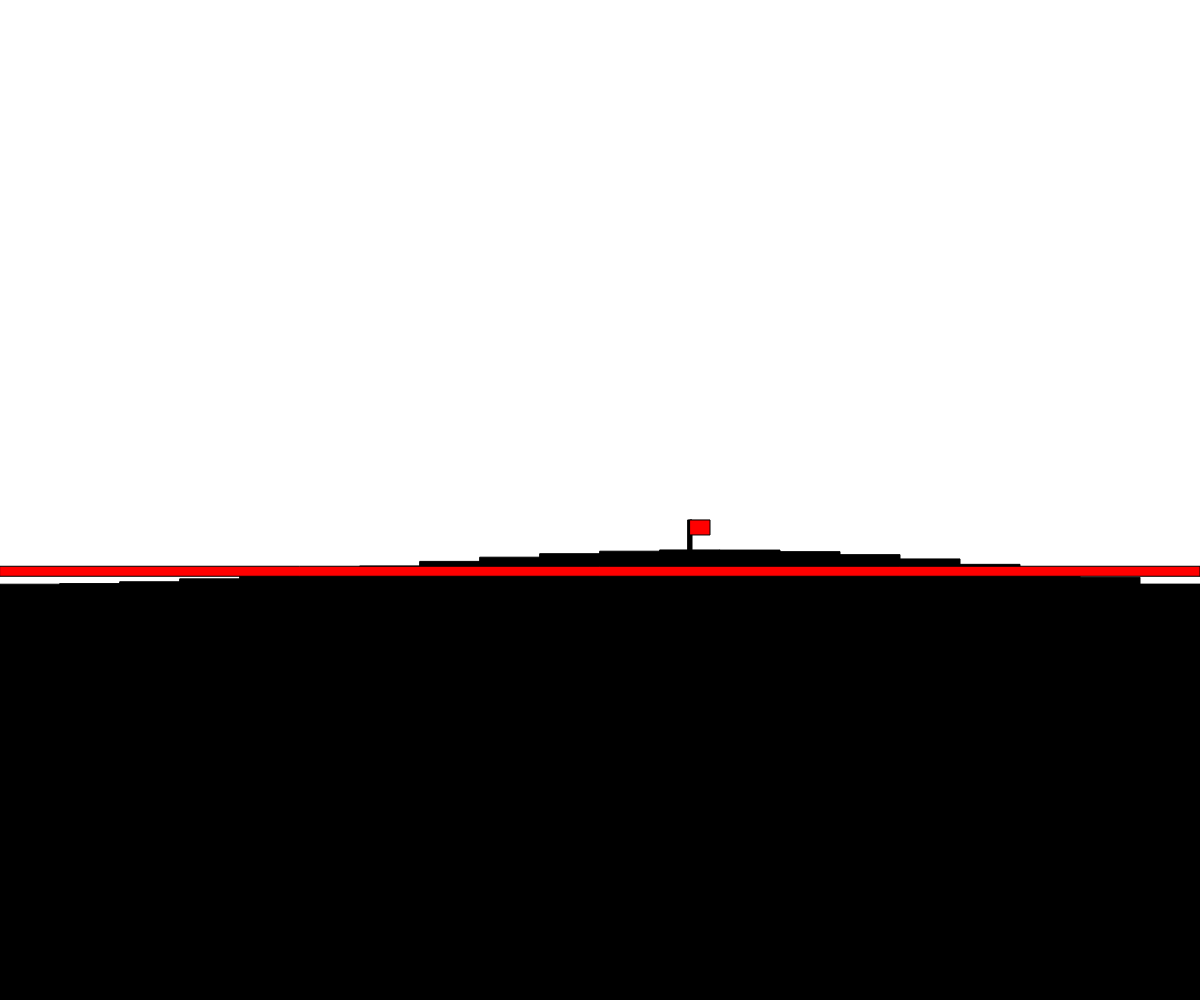
Frame 1 (no input)
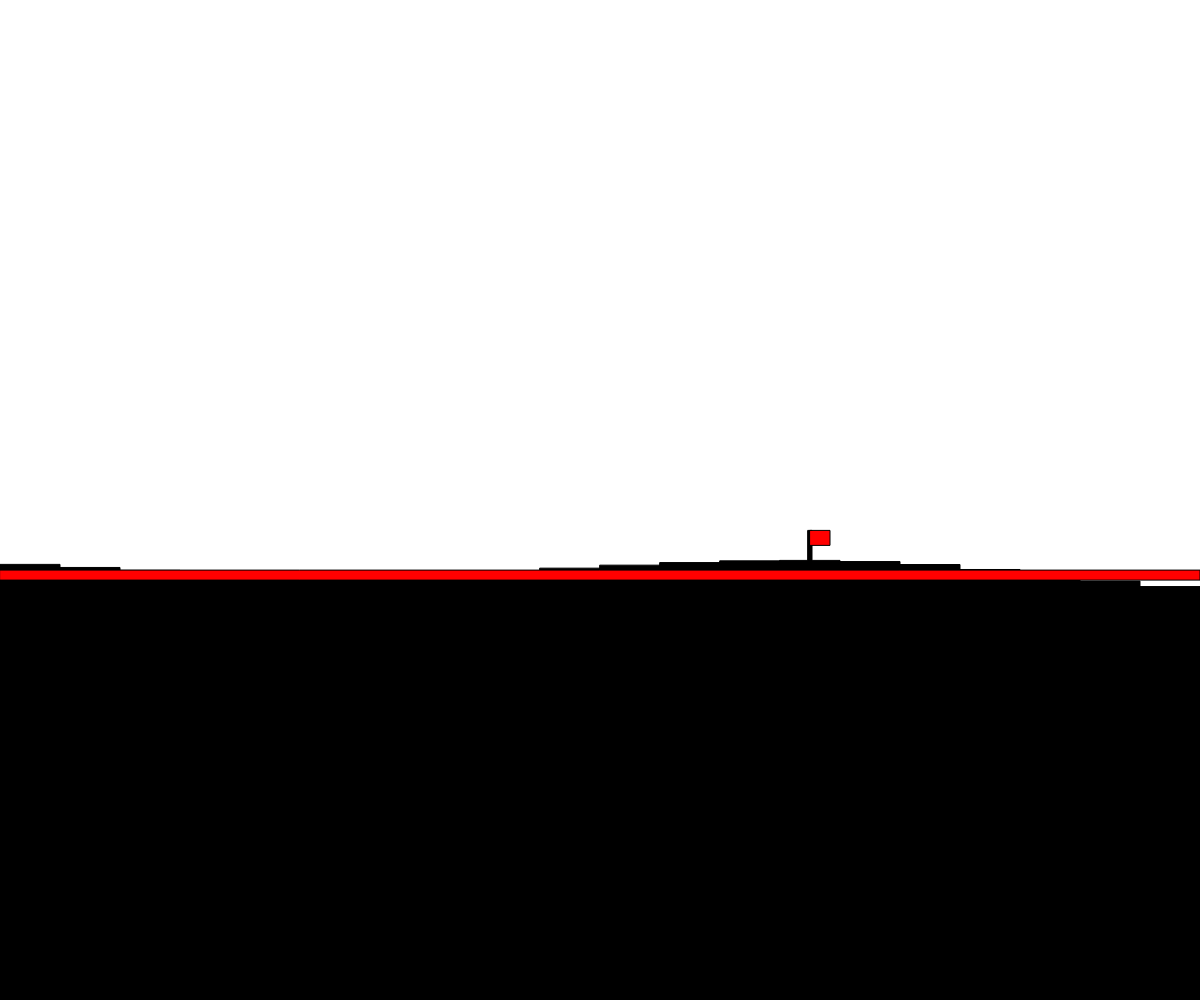
Frame 60 (no input)
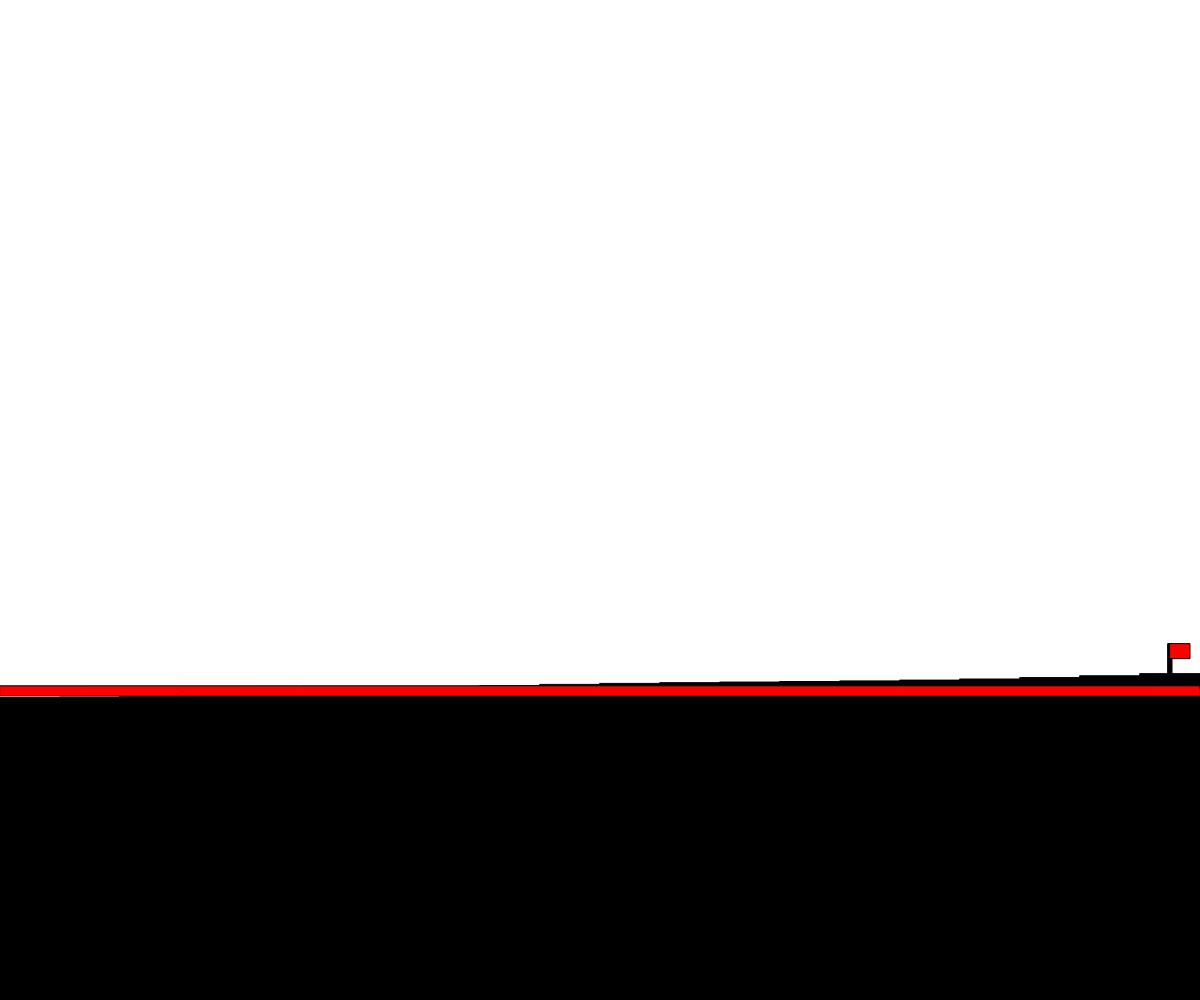
Frame 120 (the mouse pressed at the canvas centre since frame 60)

The p5.js sketch that drew these frames (run headless with seeded random() and noise() and a simulated clock; from frame 60 on, the mouse is pressed at the canvas centre):

// p5.js sketch
// ── sketch.js
// Terrain Generator Assignment 02
// Priyansh Jhanji
// 3rd March 2025

//Global Varaibles
let yLimit;
let yHeight;
let rectWidth;
let noiseStart = 5;
let noiseTime;
let noiseSpeed = 0.01;
let totalHeight = 0;
let averageHeight;

function setup() {
  // Setup the canvas and initialize variables
  createCanvas(windowWidth, windowHeight);
  yLimit = windowHeight - 10;
  yHeight = random(0, yLimit);
  rectWidth = width / 20;
}

function draw() {
  noiseTime = noiseStart;
  generateTerrain();
  noiseStart += noiseSpeed;
  findAverage(); // Find and display the average height of terrain
}

// Generates terrain using noise
function generateTerrain() {
  let totalHeight = 0;
  let numRectangles = 0;
  
  let x = 0;
  let randomNum;
  let highestX = 0;
  let highestY = height;

  background("white");

  while (x < width) { 
    randomNum = noise(noiseTime) * 150;
    let rectHeight = map(randomNum, 0, 100, 50, yHeight);
    let rectY = height - rectHeight;

    fill("black");
    rect(x, rectY, rectWidth, rectHeight);

    if (rectY < highestY) { 
      highestY = rectY;
      highestX = x;
    }

    totalHeight += rectHeight;
    numRectangles++;
    x += rectWidth;
    noiseTime += noiseSpeed;
  }
  averageHeight = totalHeight / numRectangles;
  drawFlag(highestX, highestY); // Draw a flag at the highest point
}

function keyPressed() {
  // Adjust the width of rectangles based on left or right arrow key
  if (keyCode === LEFT_ARROW) {
    rectWidth = max(10, rectWidth - 20);
  } 
  else if (keyCode === RIGHT_ARROW) {
    rectWidth = min(40, rectWidth + 20);
  }
  generateTerrain(); // Re-generate terrain with updated rectangle width
}

function findAverage(){
  // Display a red line representing the average height of terrain
  fill('red');
  rect(0, windowHeight - averageHeight, windowWidth, 10);
}

function drawFlag(x, y) {
  // Draw a flag at the highest point of the terrain
  fill('black');
  rect(x + rectWidth / 2 - 2, y - 30, 4, 30); // Flag pole
  fill('red');
  rect(x + rectWidth / 2, y - 30, 20, 15); // Flag
}
